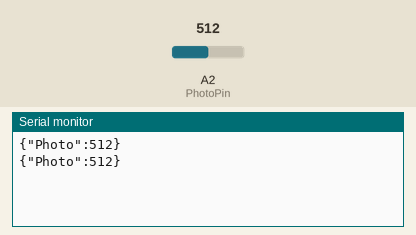
Simulated run of this sketch. Board: Arduino Uno, built with avr-gcc and run on an emulated ATmega328P. On the bench: the last lines printed to the serial monitor. The inputs (shaded band) are chosen by the test bench; at power-on: A2 (PhotoPin) = 512.

Above: at 5.8 s.
5.9 s: A2 (PhotoPin) set to 716
At 10.7 s:
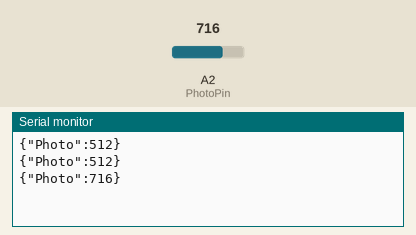
11.9 s: A2 (PhotoPin) set to 900
At 15.7 s:
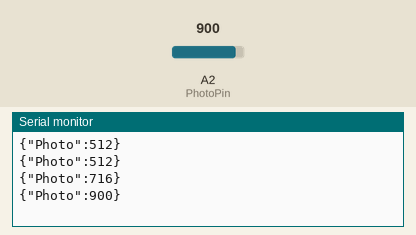
Timing chart, 0 to 17.2 s (numbered marks = the images above; inputs shaded):
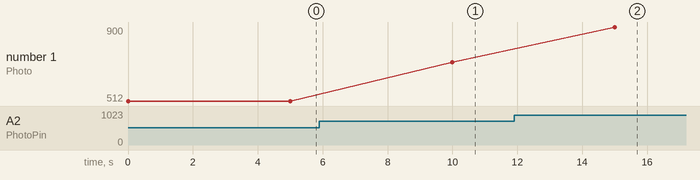

Measured:
- after the input at 5.9 s, the serial monitor: prints a new line after 4.1 s (image 1)
- after the input at 11.9 s, the serial monitor: prints a new line after 3.1 s (image 2)
- plotted number 1: 512 → 716 after the input at 5.9 s, 716 → 900 after the input at 11.9 s

The sketch:

Lux.ino
```cpp
#define PhotoPin A2

void setup()
{
  Serial.begin(9600);
}

void loop()
{
  int Photo = analogRead(PhotoPin);

  Serial.print("{\"Photo\":");
  Serial.print(Photo);
  Serial.println("}");
  delay(5000);
}
```
